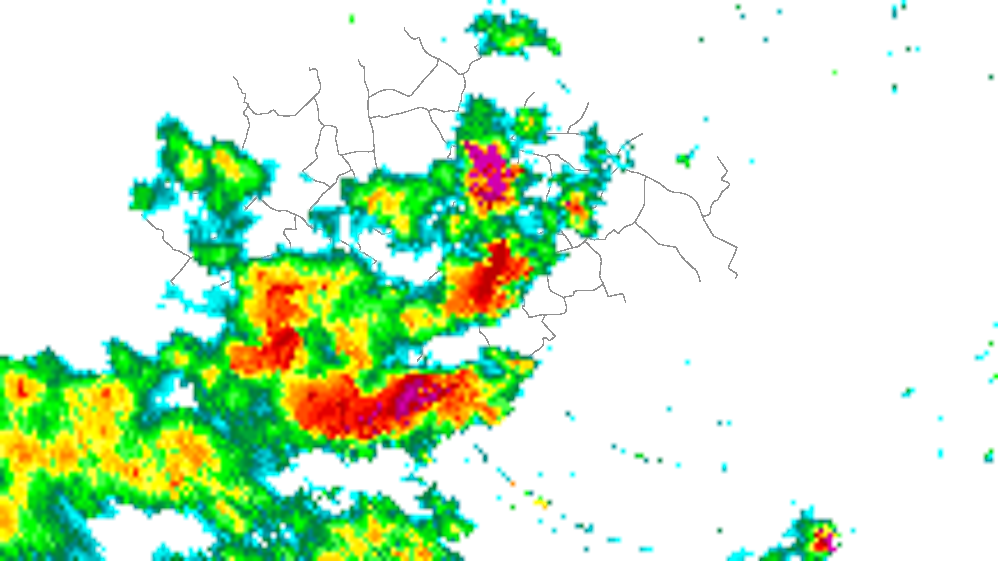
#> input picture colour_check_image.png, 998 x 561 px
$ python weather_colour_check.py
#> lines starting #> are read from the running program, lines starting #| are printed output that depends on the picture
from PIL import Image

colour_check = Image.open("colour_check_image.png")
#> colour_check is the input picture: PIL image 998x561 RGBA; mean R, G, B, A 203.6, 235, 200.2, 252.6
colour_check = colour_check.convert("RGB")
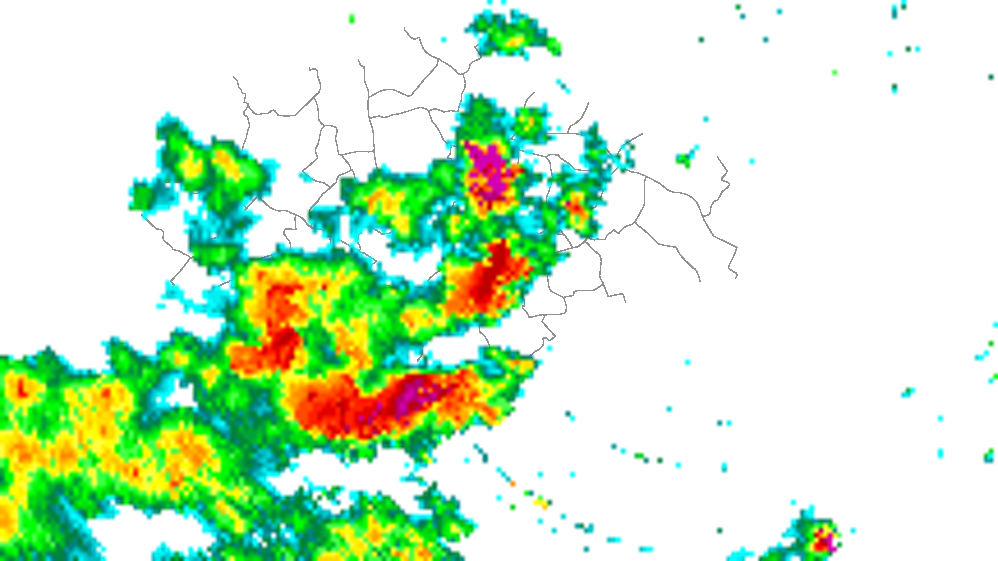
#> colour_check: PIL image 998x561 RGB; mean R, G, B 203.6, 235, 200.2

colour_dict = {}
#
# colour_dict["heavy_tsra_colour"] = colour_check.getpixel((488, 162))
# colour_dict["tsra_colour"] = colour_check.getpixel((515, 264))
# colour_dict["light_tsra_colour"] = colour_check.getpixel((194, 455))
# colour_dict["showers_colour"] = colour_check.getpixel((102, 442))
# colour_dict["light_showers_colour"] = colour_check.getpixel((435, 179))
# colour_dict["partly_cloudy"] = (255, 255, 255)

colour_dict["heavy_tsra_colour"] = (255, 0, 50)
colour_dict["tsra_colour"] = (255, 0, 0)
colour_dict["light_tsra_colour"] = (255, 50, 0)
colour_dict["showers_colour"] = (255, 100, 0)
colour_dict["light_showers_colour"] = (255, 255, 0)
colour_dict["partly_cloudy"] = (255, 255, 255)
